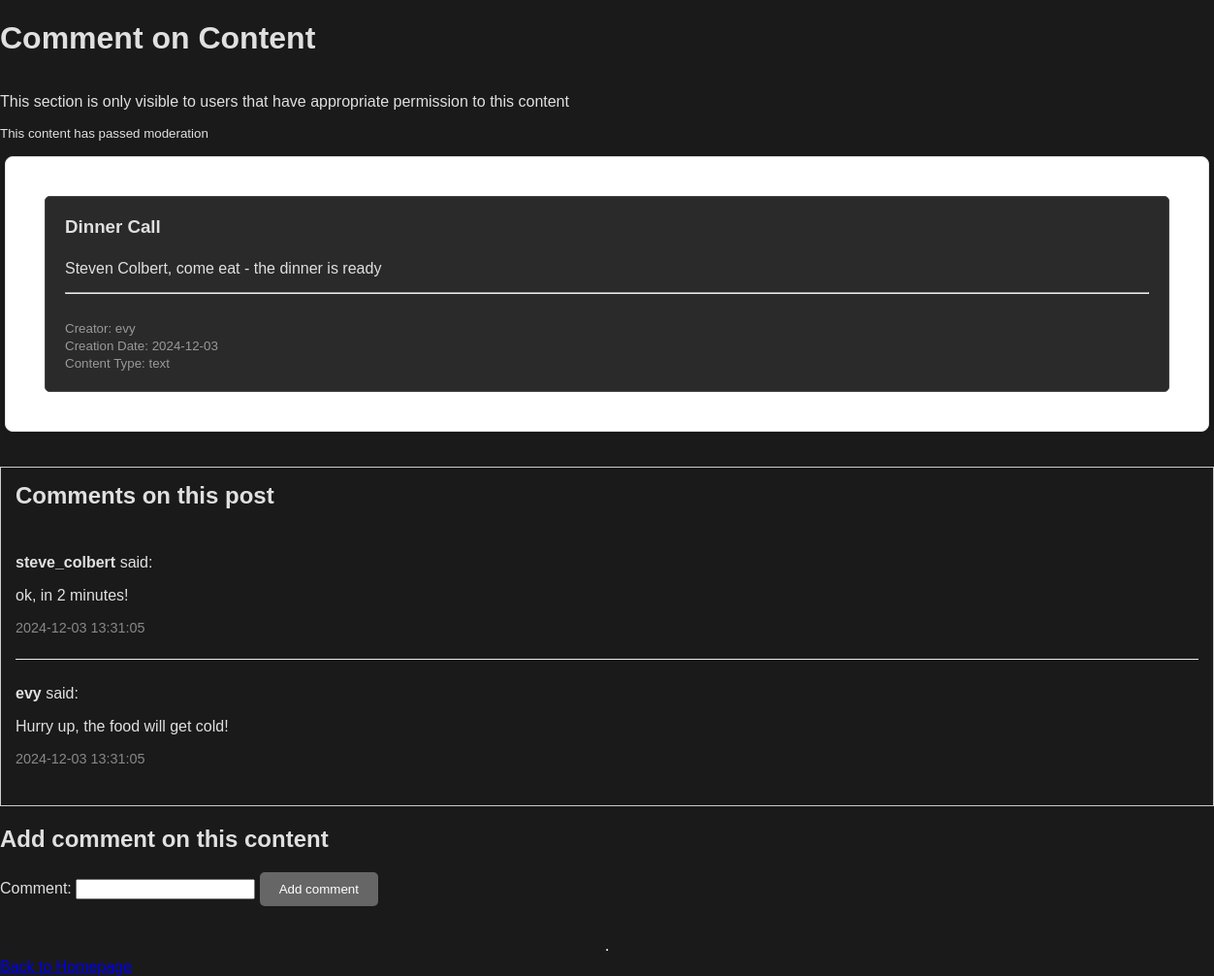
The page /App/comment_on_content.php?content_id=9 (signed in) on the database its author committed.
### App/comment_on_content.php (the view, shortened to what this page needs)
<!DOCTYPE html>
<html lang="en">
<link rel="stylesheet" type = "text/css" href="./css/comment_on_content.css" />
<head>
</head>
<?php
$member_id = $_SESSION['member_id'];
$content_id = $_GET['content_id'];
$host = 'localhost';
$db   = 'cosn';
$user = 'root';
$pass = '';
$dsn = "mysql:host=$host;dbname=$db";
$options = [
    PDO::ATTR_ERRMODE            => PDO::ERRMODE_EXCEPTION,
    PDO::ATTR_DEFAULT_FETCH_MODE => PDO::FETCH_ASSOC,
];
try {
     $pdo = new PDO($dsn, $user, $pass, $options);
} catch (\PDOException $e) {
     exit('Database connection failed: ' . $e->getMessage());
}
$sql = $pdo->prepare("
    SELECT
        content_id, m.username, content_type, content_data, content_creation_date, content_title, moderation_status,
        cpp.content_public_permission_type AS content_permission_type, 'public' as content_feed_type
    FROM
        cosn.content as cont
    INNER JOIN cosn.content_public_permissions as cpp
        ON cont.content_id = cpp.target_content_id
    INNER JOIN cosn.members as m
        ON cont.creator_id = m.member_id
    WHERE
        content_id = :content_id AND
        cpp.content_public_permission_type in ('comment') AND
        moderation_status = 'approved'
    UNION
    SELECT
        content_id, m.username, content_type, content_data, content_creation_date, content_title, moderation_status,
        cmp.content_permission_type AS content_permission_type, 'private' as content_feed_type
    FROM
        cosn.content as cont
    INNER JOIN cosn.content_member_permission as cmp
        ON cont.content_id = cmp.target_content_id
    INNER JOIN cosn.members as m
        ON cont.creator_id = m.member_id
    WHERE
        content_id = :content_id AND
        cmp.authorized_member_id = :logged_in_member_id AND
        cmp.content_permission_type in ('comment') AND
        moderation_status = 'approved'
    UNION
    SELECT
        content_id, m.username, content_type, content_data, content_creation_date, content_title, moderation_status,
        cgp.content_group_permission_type AS content_permission_type, 'group' as content_feed_type
    FROM
        cosn.content as cont
    INNER JOIN cosn.content_group_permissions as cgp
        ON cont.content_id = cgp.target_content_id
    INNER JOIN cosn.groups as g
        ON g.group_id = cgp.target_group_id
    INNER JOIN cosn.group_members as gm
        on gm.joined_group_id = g.group_id
    INNER JOIN cosn.members as m
        ON m.member_id = gm.participant_member_id
    WHERE
        content_id = :content_id AND
        moderation_status = 'approved' AND
        m.member_id = :logged_in_member_id AND
        cgp.content_group_permission_type in ('comment')
    ORDER BY content_id, content_feed_type
    ");
$sql->execute(['logged_in_member_id' => $member_id, 'content_id'=>$content_id]);
$readPermissionExists = $sql->fetch();
try {
    $pdo2 = new PDO($dsn, $user, $pass, $options);
} catch (\PDOException $e) {
    exit('Database connection failed: ' . $e->getMessage());
}
$sqlContent = $pdo2->prepare('SELECT content_type, content_title, content_data FROM content WHERE content_id = :content_id');
$sqlContent->execute(['content_id' => $content_id]);
$contentDetails = $sqlContent->fetch(PDO::FETCH_ASSOC);
$content_type = $contentDetails['content_type'];
$content_title = $contentDetails['content_title'];
$content_data = $contentDetails['content_data'];
try {
    $pdo_comment = new PDO($dsn, $user, $pass, $options);
} catch (\PDOException $e) {
    exit('Database connection failed: ' . $e->getMessage());
}
$commentContent = $pdo_comment->prepare('
SELECT content_comment_id, commenter_member_id, comment_text, target_content_id, datetime_comment, m.username
FROM content_comment as cc
    INNER JOIN members as m
        ON cc.commenter_member_id = m.member_id
WHERE target_content_id = :content_id
ORDER BY datetime_comment DESC'
);
$commentContent->execute(['content_id' => $content_id]);
$commentDetails = $commentContent->fetchAll(PDO::FETCH_ASSOC);
?>
<!DOCTYPE html>
<html lang="en">
<head>
</head>
<body>
    <h1>Comment on Content</h1>
    <p>This section is only visible to users that have appropriate permission to this content</p>
    <small>This content has passed moderation</small>
    <div class="view-content-container">
        <div class="feed-item">
            <h3><?php echo htmlspecialchars($content_title); ?></h3>
            <?php
            switch($content_type) {
                case 'text':
                    echo '<p>' . nl2br(htmlspecialchars($content_data)) . '</p>';
                    break;
            }
            ?>
            <hr>
            <small>
                <br>Creator: <?php echo htmlspecialchars($readPermissionExists['username']); ?>
                <br>Creation Date: <?php echo htmlspecialchars($readPermissionExists['content_creation_date']); ?>
                <br>
                Content Type: <?php echo htmlspecialchars($content_type); ?>
            </small>
        </div>
    </div>
    <div class="comments-container">
    <h2>Comments on this post</h2>
    <?php foreach ($commentDetails as $comment): ?>
        <div class="comment">
            <p><strong><?php echo htmlspecialchars($comment['username']); ?></strong> said:</p>
            <p><?php echo nl2br(htmlspecialchars($comment['comment_text'])); ?></p>
            <p class="comment-date"><?php echo $comment['datetime_comment']; ?></p>
        </div>
    <?php endforeach; ?>
</div>
<form id="commentForm"  method="POST">
    <h2>Add comment on this content</h2>
    <label for="comment">Comment:</label>
    <input type="text" id="comment" name="comment" required>
    <button type="submit" name="add_comment">Add comment</button>
</form>
    <br><br>
    <hr>
<a href="Homepage.php">Back to Homepage</a>
</html>

### App/css/comment_on_content.css (style rules this page uses)
body { background-color: #1a1a1a; color: #e0e0e0; font-family: Arial, sans-serif; transition: background-color 0.3s, color 0.3s; display: flex; flex-direction: column; min-height: 100vh; margin: 0; }
button { padding: 10px 20px; border: none; background-color: #666; color: #ffffff; border-radius: 5px; cursor: pointer; }
.view-content-container { background-color: #ffffff; border-radius: 8px; box-shadow: 0 2px 4px rgba(0, 0, 0, 0.1); border: 1px solid #e0e0e0; padding: 20px; margin: 16px 0; width: 100%; max-width: 1200px; margin-left: auto; margin-right: auto; }
.view-content-container p { color: #666666; line-height: 1.6; margin-bottom: 12px; }
.feed-item { background-color: #2a2a2a; border: 1px solid #444; border-radius: 5px; padding: 20px; margin: 20px; box-sizing: border-box; }
.feed-item h3 { color: #e0e0e0; margin-top: 0; }
.feed-item p { color: #e0e0e0; line-height: 1.6; }
.feed-item small { color: #999999; }
.comments-container { border: 1px solid #ccc; padding: 15px; margin-top: 20px; }
.comments-container h2 { margin-top: 0; }
.comment { border-bottom: 1px solid #eee; padding: 10px 0; }
.comment:last-child { border-bottom: none; }
.comment-date { font-size: 0.9em; color: #888; }

### rows shown on the page
content: content_title "Dinner Call", content_data "Steven Colbert, come eat - the dinner is ready", content_type "text"
content_comment: commenter_member.username "steve_colbert", comment_text "ok, in 2 minutes!", datetime_comment "2024-12-03 13:31:05"
content_comment: commenter_member.username "evy", comment_text "Hurry up, the food will get cold!", datetime_comment "2024-12-03 13:31:05"

### other values the page prints
$readPermissionExists['username'] "evy"
$readPermissionExists['content_creation_date'] "2024-12-03"
